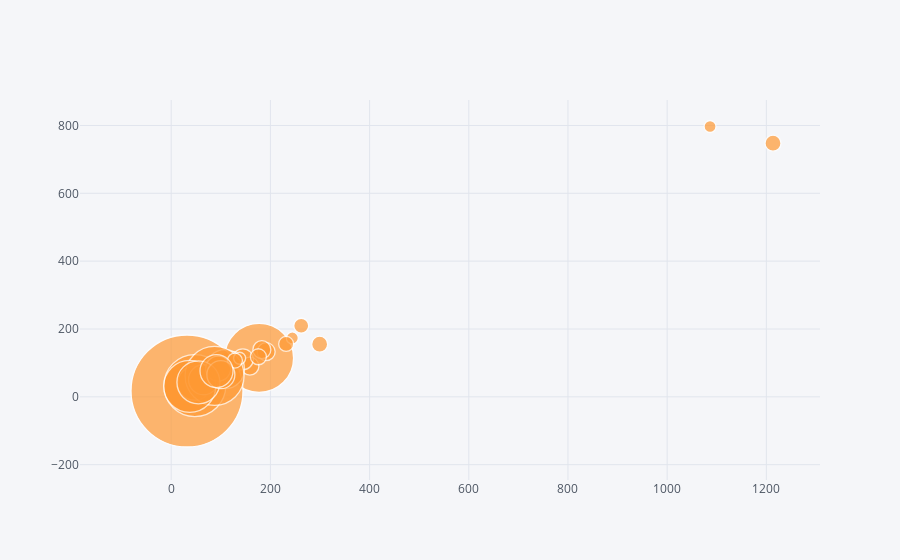

The notebook cell this image was saved under:
### Code cell
shares_2017_bubble = shares_2017.groupby('Name').agg({'High':'max','Low':'min','Volume':'sum'}).reset_index()
shares_2017_bubble.iplot(kind='bubble',x='High',y='Low',size='Volume')

### Figure 1 — Plotly figure (JSON) as saved in the notebook; plotly's stock layout.template omitted (floating-point values rounded to 4 significant figures)
{"data": [{"marker": {"color": ["rgb(255, 153, 51)", "rgb(255, 153, 51)", "rgb(255, 153, 51)", "rgb(255, 153, 51)", "rgb(255, 153, 51)", "rgb(255, 153, 51)", "rgb(255, 153, 51)", "rgb(255, 153, 51)", "rgb(255, 153, 51)", "rgb(255, 153, 51)", "rgb(255, 153, 51)", "rgb(255, 153, 51)", "rgb(255, 153, 51)", "rgb(255, 153, 51)", "rgb(255, 153, 51)", "rgb(255, 153, 51)", "rgb(255, 153, 51)", "rgb(255, 153, 51)", "rgb(255, 153, 51)", "rgb(255, 153, 51)", "rgb(255, 153, 51)", "rgb(255, 153, 51)", "rgb(255, 153, 51)", "rgb(255, 153, 51)", "rgb(255, 153, 51)", "rgb(255, 153, 51)", "rgb(255, 153, 51)", "rgb(255, 153, 51)", "rgb(255, 153, 51)", "rgb(255, 153, 51)", "rgb(255, 153, 51)"], "line": {"width": 1.3}, "size": [33, 69, 16, 16, 16, 18, 54, 21, 25, 112, 12, 15, 18, 18, 62, 21, 39, 34, 16, 12, 30, 59, 30, 52, 25, 12, 15, 15, 43, 28, 33], "symbol": "dot"}, "mode": "markers", "text": "", "type": "scatter", "x": [73.25, 177.2, 1213.0, 100.5, 299.3, 158.7, 39, 126.2, 116.1, 31.84, 1086.0, 262.1, 191.5, 182.8, 47.64, 144.3, 108.5, 47.48, 175.8, 244.2, 66.8, 87.5, 65.18, 37.35, 94.67, 137.9, 231.8, 128.5, 54.83, 100.1, 91.34], "y": [38.64, 114.8, 747.7, 74.74, 155.2, 90.34, 29.8, 102.5, 96.2, 17.25, 796.9, 209.6, 133.1, 139.1, 33.23, 110.8, 81.64, 40.22, 118.2, 173.6, 53.63, 61.95, 50.35, 30.9, 83.24, 113.8, 156.1, 106.8, 42.8, 65.28, 76.05]}], "layout": {"legend": {"bgcolor": "#F5F6F9", "font": {"color": "#4D5663"}}, "paper_bgcolor": "#F5F6F9", "plot_bgcolor": "#F5F6F9", "titlefont": {"color": "#4D5663"}, "xaxis1": {"gridcolor": "#E1E5ED", "showgrid": true, "tickfont": {"color": "#4D5663"}, "title": "", "titlefont": {"color": "#4D5663"}, "zerolinecolor": "#E1E5ED"}, "yaxis1": {"gridcolor": "#E1E5ED", "showgrid": true, "tickfont": {"color": "#4D5663"}, "title": "", "titlefont": {"color": "#4D5663"}, "zerolinecolor": "#E1E5ED"}}}
